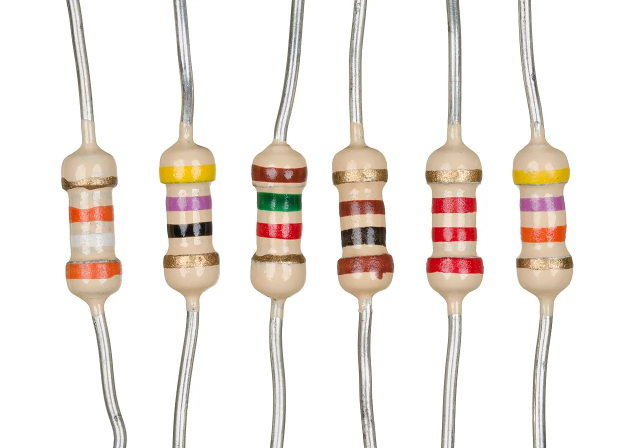
#> input picture assignment/cwk-data/data/RESISTORS/RESISTORS-1.png, 1280 x 896 px (shown at 1/2 size); its folder holds only this picture in this run
$ jupyter execute --allow-errors part-1.ipynb
#> lines starting #> are read from the running program, lines starting #| are printed output that depends on the picture; after the words box and inside, x2 and y2 are one past the last pixel; in counts of white or black regions, pixels touching at a corner belong together
# Load Packages

[cell 1]
from pathlib import Path

import cv2
import matplotlib.patches as patches
import matplotlib.pyplot as plt
import numpy as np
import pandas as pd
from skimage import img_as_ubyte
from skimage.color import label2rgb
from skimage.measure import label, regionprops
from skimage.transform import rotate

# Read data

[cell 2]
# change this path to your data folder
data_path = Path("cwk-data/data/RESISTORS/")

[cell 3]
images_paths = list(data_path.iterdir())

[cell 4]
print(images_paths)

[cell 5]
# read resistor images as RGB format
im1 = cv2.cvtColor(cv2.imread(str(images_paths[0])), cv2.COLOR_BGR2RGB)
#> (the rest of this cell did not finish here and is left out)

[cell 6]
# read resistor images in grayscale format
im1_gray = cv2.imread(str(images_paths[0]), cv2.IMREAD_GRAYSCALE)
#> im1_gray: shape (896, 1280); min 0, max 255, mean 235.2
#> (the rest of this cell did not finish here and is left out)

Plot the images (grayscale) to validate it's been loaded successfully:

[cell 7]
fig, ax = plt.subplots(nrows=1, ncols=3, figsize=(20, 20))

#> (the rest of this cell did not finish here and is left out)

# Image histogram

The image histogram is useful to find the distribution of pixel intensity values. This will allow us to later _threshold_ the image based on a specific intensity value.

[cell 8]
fig, ax = plt.subplots(nrows=3, ncols=1, figsize=(10, 12))

#> (the rest of this cell did not finish here and is left out)

We can notice that the three histograms have single peak, which means the image can be separated into foreground and background based on a fixed value.

# Image binarization

From the previous histograms we noticed that a value above `200` will work well for segmenting the images. Here, we will try different threshold values and see which works the best:

[cell 9]
def threshold_image(input_image: np.array, threshold_value: int):
    """
    Threshold an image based on `threshold_value`
    This function returns a binary image. For pixels < threshold_value, 1, otherwise it's 0
    """
    binary_image = np.zeros(input_image.shape, "int")
    binary_image[input_image < threshold_value] = 1

    return binary_image

[cell 10]
thresholds = [100, 150, 200, 250]

#> (a cell that did not finish here is left out)

We can notice the for the first two images, value `250` is suitbale for separating the objects from the image.

The third image doesn't work.

# Connected components Analysis

After thresholding the images to identify the objects, we will calculate the components in each image to identify the locations of each resistor object separately. This will makes it easier to process a resistor and identiy its bands and colors.

[cell 12]
# threshold the firts two images at 250
# the output is identical to the last row in the previous plot
im1_gray_thresholded = threshold_image(im1_gray, 250)
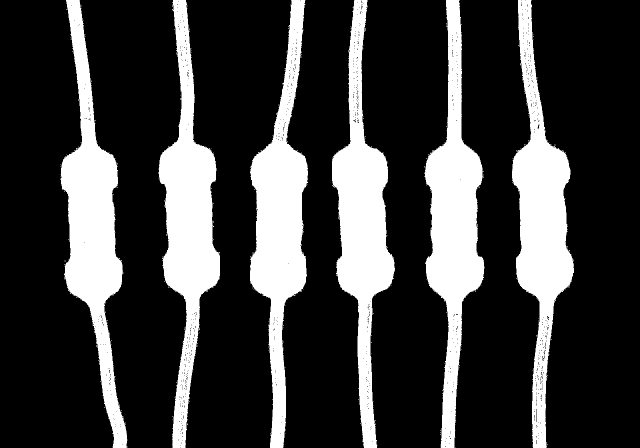
#> im1_gray_thresholded: shape (896, 1280) int64 (shown at 1/2 size); values 0 (black) and 1 (white), 23.8% white; 304 white regions (298 under 20 px)
#> (the rest of this cell did not finish here and is left out)

Extract components from binary images using the `label` function:

[cell 13]
im1_comps = label(im1_gray_thresholded, background=0)
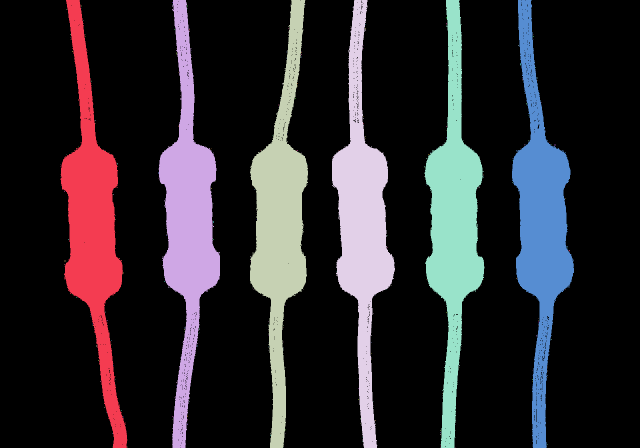
#> im1_comps: shape (896, 1280) int64 (shown at 1/2 size); 305 distinct labels, from 0 to 304; one colour per label, 0 black

# DataFrame containing the size (number of pixels) for each detected component
unique, counts = np.unique(im1_comps.flatten(), return_counts=True)
#> unique = 305 values from 0 to 304; counts = 305 values, max 873987 at index 0, min 1 at index 8, mean 3760.3
im1_comps_stats = pd.DataFrame(
    np.asarray((unique, counts)).T, columns=["component_id", "n_pixels"]
).sort_values(by="n_pixels", ascending=False)
#> im1_comps_stats = table of 305 rows and 2 columns

color = label2rgb(im1_comps, image=im1_gray, bg_label=0)
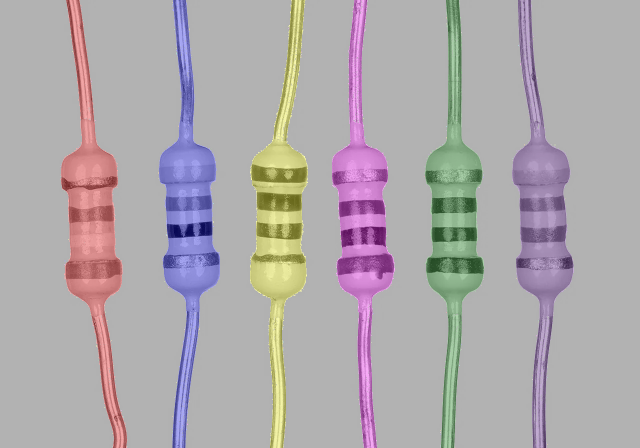
#> color: shape (896, 1280, 3) float64 (shown at 1/2 size); mean R, G, B 0.685, 0.664, 0.675

fig, axes = plt.subplots(
    nrows=1,
    ncols=2,
    figsize=(9, 5),
    sharex=True,
    sharey=True,
)

axes[0].imshow(im1_gray, cmap="gray")
axes[0].set_title("Original")
axes[0].axis("off")

axes[1].imshow(color)
axes[1].set_title("Comps")
axes[1].axis("off")


fig.tight_layout()
plt.show()

print(f"Number of componenets in the first image: {np.unique(im1_comps).shape}")
#| Number of componenets in the first image: (305,)
print(f"First few components with their sizes: 👇")
display(im1_comps_stats[:10])

This information shows us that:

1. Componenet `0` is the background.
2. Componenets `1` through `6` are the resistors objects. Their area is about 45k pixels.
3. The rest of componenets have size of 2 or less. These are noise componenets and irrelevant to our detection.

#> (a cell that did not finish here is left out)

Similar to the previous image, here also the component `0` is the background, and componenets `4`, `6`, `52`, `18`, and `1` are the resistors objects. The remaining componenets are irrelevant.

## Bounding box extraction

After calculating the componenets for the two images, we want to extract the actual object from the image. That is, we want to subselect the original image to select only the resistor object.

We will use the `regionprops` function which returns several important information from the componenets matrix. This information includes: the bounding box of the component, its center and orientation, its area, binary mask of the component, and so on.

The process that we will foloww is:

1. Select the bounding box for the component along with its mask. Here mask is boolean array for masking the component object.
2. Select the resistor object from the original image annd apply the mask to keep only the resistor object.
3. Rotate the resistor object to make it vertical.

[cell 15]
def apply_mask(image, mask):
    """
    Apply boolean mask on image.
    Assign "white" color to pixels outside the mask. This is to ensure that the background is white
    """
    result = np.ones_like(image) * 255

    for i in range(3):
        result[mask, i] = image[mask, i]

    return result

[cell 16]
im1_regions = regionprops(im1_comps)
#> im1_regions = 304 regions; largest, box (x1, y1, x2, y2) and area: (120, 0, 255, 896) 45818, (848, 0, 969, 896) 45670, (500, 0, 616, 896) 45522, (1024, 0, 1148, 896) 45444, (317, 0, 440, 896) 45179
#> (the rest of this cell did not finish here and is left out)

[cell 17]
# list of resistor images from the first image
resistors_1 = []

# we get this from the im1_comps_stats DataFrame
min_area = 44783

for region in im1_regions:
    if int(region.area) >= min_area:
        # bounding box
        minr, minc, maxr, maxc = region.bbox
        resistor_blob = im1[minr:maxr, minc:maxc]
        resistor_mask = region.image_filled

        masked_image = apply_mask(resistor_blob, resistor_mask)

        resistors_1.append(masked_image)

        plt.imshow(resistor_blob)
        plt.show()
#> this loop made 304 passes
#> (minc, maxc) on passes 1 to 6: (120, 255), (317, 440), (500, 616), (664, 790), (848, 969), (1024, 1148)
#> pass 1, `resistor_mask = region.image_filled`:
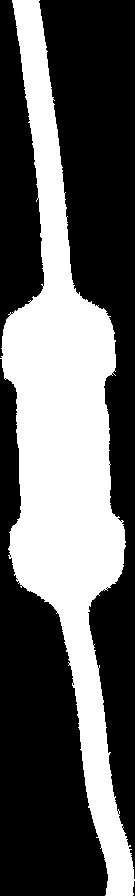
#> resistor_mask: shape (896, 135) bool; 38% white; 1 white region, box (x1, y1, x2, y2) and area: (0, 0, 135, 896) 45919
#> after the loop:
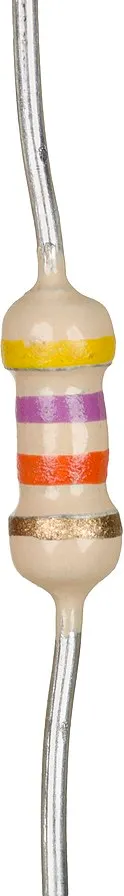
#> resistor_blob: shape (896, 124, 3); mean R, G, B 233.3, 222.7, 212.1
#> after the loop, resistors_1 = 6 items

[cell 18]
# list of resistor images from the second image
resistors_2 = []

# we get this from the im2_comps_stats DataFrame
min_area = 12618

#> (the rest of this cell did not finish here and is left out)

# Color (or band) Detection

[cell 19]
def detect_color(resistor_image: np.array, hue_low, hue_high):
    resistor_image_gray = cv2.cvtColor(resistor_image, cv2.COLOR_RGB2GRAY)
    resistor_image_hsv = cv2.cvtColor(resistor_image, cv2.COLOR_RGB2HSV)

    if type(hue_low) == int:
        color_mask = (resistor_image_hsv[:, :, 0] >= hue_low) & (
            resistor_image_hsv[:, :, 0] <= hue_high
        )

    else:
        color_mask = cv2.inRange(resistor_image_hsv, hue_low, hue_high)

    binarized_image = cv2.bitwise_and(
        resistor_image_gray, resistor_image_gray, mask=color_mask.astype("uint8")
    )

    kernel = np.ones((3, 3), np.uint8)

    closed_image = cv2.morphologyEx(binarized_image, cv2.MORPH_CLOSE, kernel)

    contours, _ = cv2.findContours(
        closed_image,
        cv2.RETR_EXTERNAL,
        cv2.CHAIN_APPROX_SIMPLE,
    )

    if len(contours) == 0:
        return None

    largest_contour = max(contours, key=cv2.contourArea)
    good_contours = [
        cv2.boundingRect(contour)
        for contour in contours
        if cv2.contourArea(contour) > 300
    ]

    if len(good_contours) != 0:
        return good_contours
    else:
        return None

[cell 20]
def plot_resistor_bands(resistor_image: np.array, rectangles):
    fig, ax = plt.subplots()

    ax.imshow(resistor_image)

    for x, y, w, h in rectangles:
        rect = patches.Rectangle(
            (x, y), w, h, linewidth=1, edgecolor="r", facecolor="none"
        )

        ax.add_patch(rect)

    plt.show()

[cell 21]
color_hsv_ranges = {
    "violet": [150, 160],
    "yellow": [20, 25],
    "orange": [5, 10],
    "brown": [np.array([5, 60, 20]), np.array([10, 255, 200])],
    "green": [68, 77],
    "red": [175, 179],
    # "white": [],
    # "gold": [],
    # "black": []
}

[cell 22]
for resistor_image in resistors_1 + resistors_2:
    current_resistor_bands = []

    for color in color_hsv_ranges.keys():
        low, high = color_hsv_ranges[color]
        result = detect_color(resistor_image, low, high)

        if result is not None:
            current_resistor_bands.extend(result)

    if len(current_resistor_bands) != 0:
        plot_resistor_bands(resistor_image, current_resistor_bands)
    else:
        plot_resistor_bands(resistor_image, [])
#> this loop made 6 passes
#> pass 1, in detect_color, `resistor_image_gray = cv2.cvtColor(resistor_image, cv2.COLOR_RGB2GRAY)`:
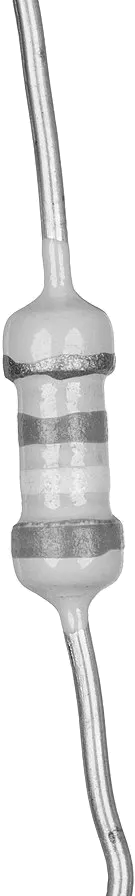
#> resistor_image_gray: shape (896, 135); min 36, max 255, mean 226.9
#> pass 1, in detect_color, `color_mask = (resistor_image_hsv[:, :, 0] >= hue_low) & ( resistor_ima..`:
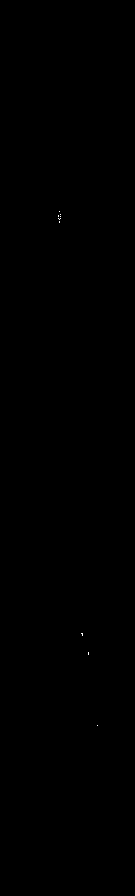
#> color_mask: shape (896, 135) bool; 0.01% white in thin lines or dots, all inside (x1, y1, x2, y2) = (58, 211, 98, 726)
#> pass 1, in plot_resistor_bands, `plt.show()`:
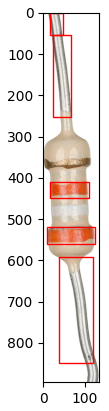
#> figure drawn by matplotlib, 1 panel
#> pass 2, in plot_resistor_bands (call 2), `plt.show()`:
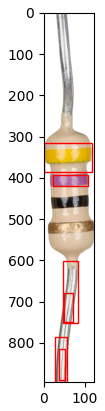
#> figure drawn by matplotlib, 1 panel

$ run again, on assignment/cwk-data/data/RESISTORS/RESISTORS-2.png
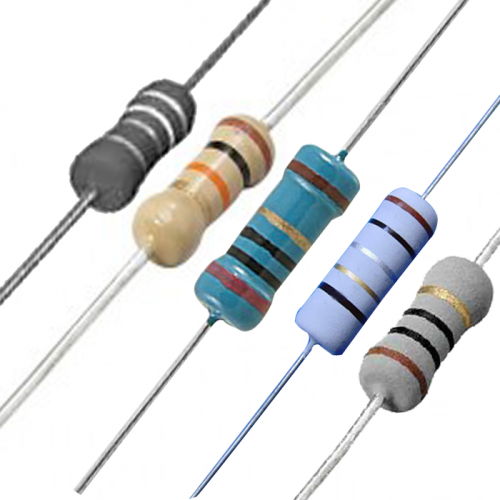
#> input picture assignment/cwk-data/data/RESISTORS/RESISTORS-2.png, 500 x 500 px
#> im1_gray_thresholded: shape (500, 500) int64; values 0 (black) and 1 (white), 30.1% white; 98 white regions (93 under 20 px)
#> `im1_comps = label(im1_gray_thresholded, background=0)`:
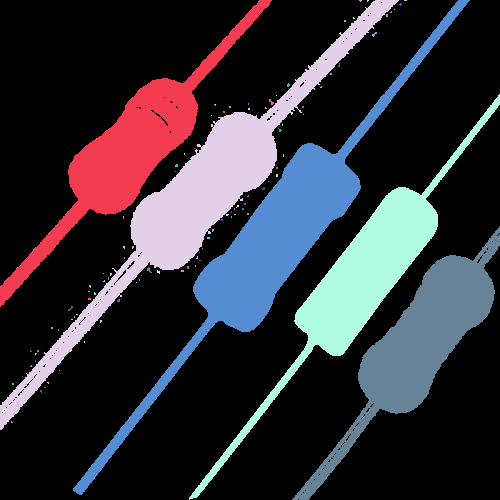
#> im1_comps: shape (500, 500) int64; 99 distinct labels, from 0 to 98; one colour per label, 0 black
#> unique = 99 values from 0 to 98; counts = 99 values, max 174730 at index 0, min 1 at index 8, mean 2525.3
#> im1_comps_stats = table of 99 rows and 2 columns
#> `color = label2rgb(im1_comps, image=im1_gray, bg_label=0)`:
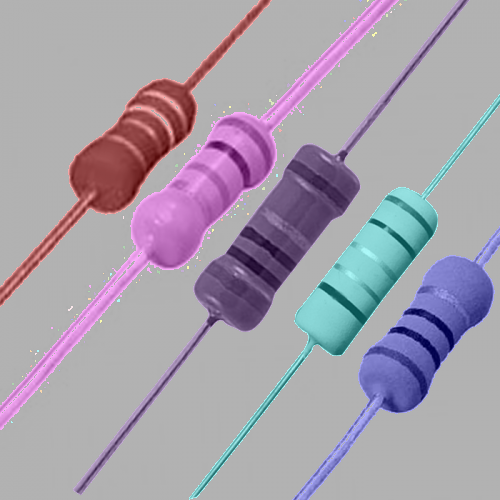
#> color: shape (500, 500, 3) float64; mean R, G, B 0.655, 0.627, 0.675
#| Number of componenets in the first image: (99,)
#> im1_regions = 98 regions; largest, box (x1, y1, x2, y2) and area: (0, 0, 399, 430) 18160, (73, 0, 470, 495) 18008, (292, 226, 500, 500) 13074, (189, 94, 500, 500) 13049, (0, 0, 272, 307) 12618
#> the loop `for region in im1_regions:` made 98 passes
#> after the loop `for region in im1_regions:`: resistors_1 = []
